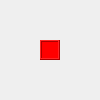
<?xml version="1.0" encoding="UTF-8"?>
<ui version="4.0">
 <class>MainWindow</class>
 <widget class="QMainWindow" name="MainWindow">
  <property name="geometry">
   <rect>
    <x>0</x>
    <y>0</y>
    <width>100</width>
    <height>100</height>
   </rect>
  </property>
  <property name="windowTitle">
   <string>MainWindow</string>
  </property>
  <widget class="QWidget" name="centralwidget">
   <widget class="QLabel" name="lblBlock">
    <property name="geometry">
     <rect>
      <x>40</x>
      <y>40</y>
      <width>20</width>
      <height>20</height>
     </rect>
    </property>
    <property name="styleSheet">
     <string notr="true">background-color: rgb(255, 0, 0);</string>
    </property>
    <property name="frameShape">
     <enum>QFrame::Box</enum>
    </property>
    <property name="frameShadow">
     <enum>QFrame::Raised</enum>
    </property>
    <property name="text">
     <string/>
    </property>
   </widget>
  </widget>
  <widget class="QMenuBar" name="menubar">
   <property name="geometry">
    <rect>
     <x>0</x>
     <y>0</y>
     <width>100</width>
     <height>19</height>
    </rect>
   </property>
  </widget>
 </widget>
 <resources/>
 <connections/>
</ui>
